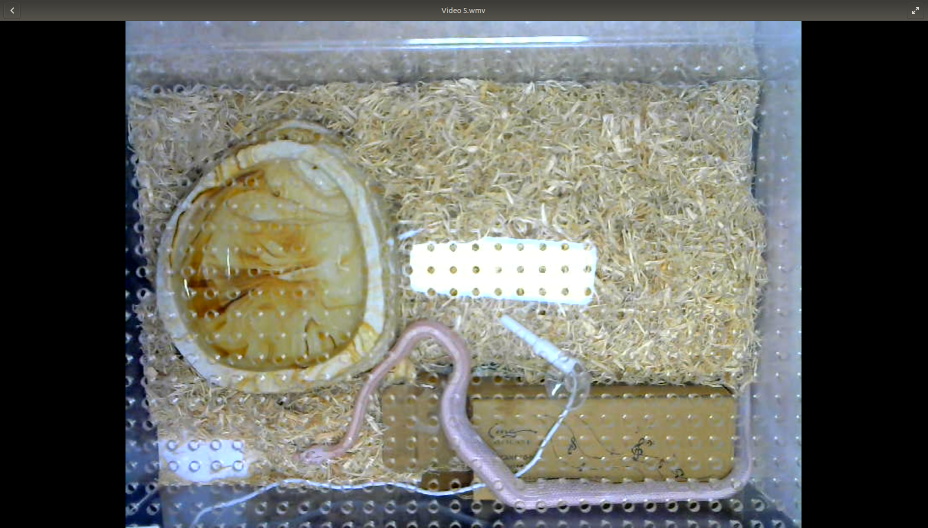
#> input picture dev/src/15.png, 1855 x 1056 px, given in place of out.png, which was not available (shown at 1/2 size)
$ python detector.py out.png 15.png
#> lines starting #> are read from the running program, lines starting #| are printed output that depends on the picture; pictures that were not available may be replaced by others from this repository, and a replacement may not be noted
#!/usr/bin/env/python
# -*- coding: utf-8 -*-

import cv2
import sys

TARGET_FILE = 'NULL'
COMPARE_FILE = 'NULL'

def main(target_img, compare_img):
    bf = cv2.BFMatcher(cv2.NORM_HAMMING)
    detector = cv2.AKAZE_create()
    (target_kp, target_des) = calc_kp_and_des(target_img, detector)
    (compare_kp, compare_des) = calc_kp_and_des(compare_img, detector)

    matches = bf.knnMatch(target_des, compare_des, k=2)

    ratio = 40
    dist = []
    good = []
    for m, n in matches:
        if m.distance < ratio * n.distance:
            good.append([m])
            dist.append(m.distance)

    ret = sum(dist) / len(dist)
    print(ret)
    image = cv2.drawMatchesKnn(target_img, target_kp, compare_img, compare_kp, good, None, flags=2)
    cv2.imwrite('compare.png', image)

def calc_kp_and_des(img_src, detector):
    """
        特徴点と識別子を計算する
        :param str img_path: イメージのディレクトリパス
        :param detector: 算出のアルゴリズム
        :return: keypoints　　特徴点？
        :return: descriptor　特徴量？
    """
    IMG_SIZE = (500, 500)
    img_gray = cv2.cvtColor(img_src, cv2.COLOR_BGR2GRAY)
    img_gray = cv2.resize(img_gray, IMG_SIZE)
    return detector.detectAndCompute(img_gray, None)

if __name__ == '__main__':
    if len(sys.argv) < 2:
        print('please set src image and compare image')
    else:
        args = sys.argv
        TARGET_FILE = str(args[1])
        COMPARE_FILE = str(args[2])
        target_img = cv2.imread(TARGET_FILE)
#> target_img is the input picture: shape (1056, 1855, 3); mean B, G, R 99.9, 107, 105.8
        compare_img = cv2.imread(COMPARE_FILE)

        main(target_img, compare_img)
#> in calc_kp_and_des, `img_gray = cv2.cvtColor(img_src, cv2.COLOR_BGR2GRAY)`:
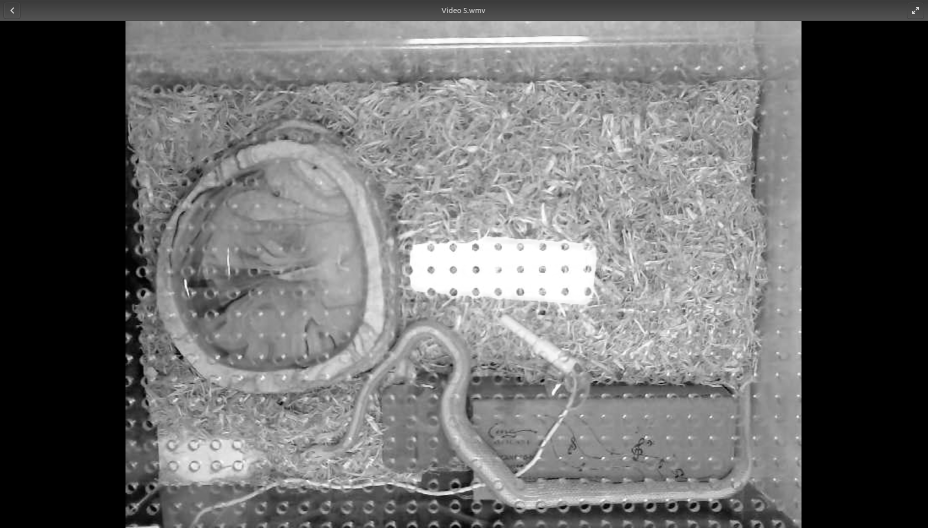
#> img_gray: shape (1056, 1855) (shown at 1/2 size); min 0, max 255, mean 105.8
#> in calc_kp_and_des, `img_gray = cv2.resize(img_gray, IMG_SIZE)`:
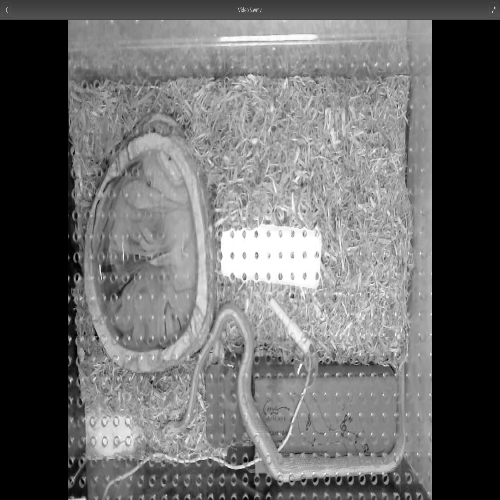
#> img_gray: shape (500, 500); min 0, max 255, mean 105.7
#> in main, `(target_kp, target_des) = calc_kp_and_des(target_img, detector)`: target_kp = 685 keypoints; strongest (x, y, size): (70, 379, 4.8), (69, 339, 4.8), (107, 268, 8.1), (251, 456, 5.7)
#> in main, `(compare_kp, compare_des) = calc_kp_and_des(compare_img, detector)`: compare_kp has the same summary as target_kp
#> in main, `matches = bf.knnMatch(target_des, compare_des, k=2)`: matches = 685 matches
#> after the loop in main, `for m, n in matches:`: dist = 685 values from 0 to 0; good = 685 matches
#> in main, `ret = sum(dist) / len(dist)`: ret = 0
#| 0.0
#> in main, `image = cv2.drawMatchesKnn(target_img, target_kp, compare_img, compare..`:
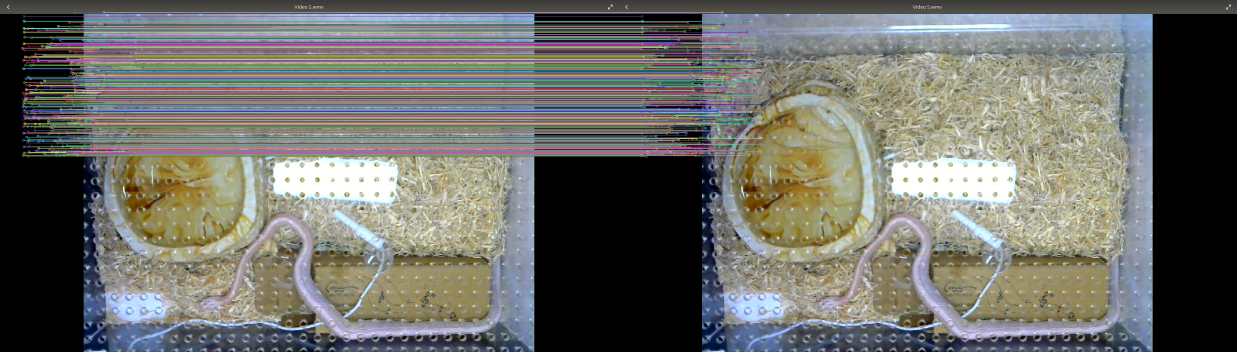
#> image: shape (1056, 3710, 3) (shown at 1/3 size); mean B, G, R 105, 110.6, 110.4
